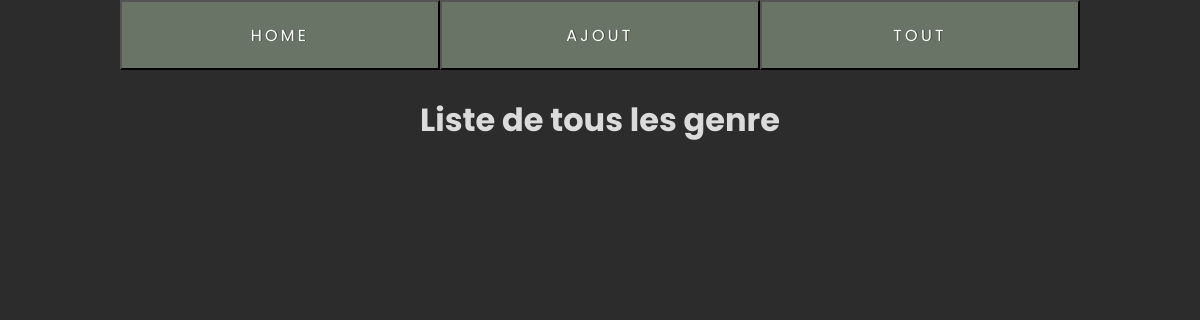
The page /projet/genre/all/ on the database as committed earlier.
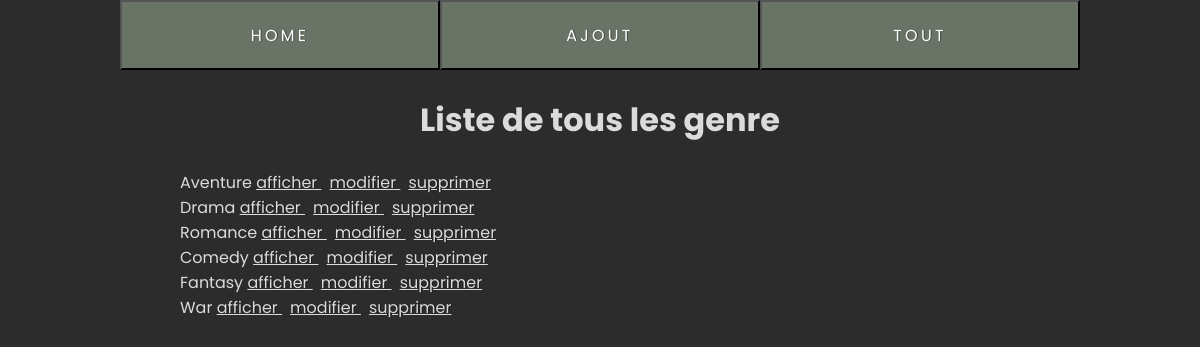
The same page on the database as committed later.
### projet/models.py (models this page shows, shortened)
class Genre(models.Model):
    nom = models.CharField(max_length=100, blank=False)
    description = models.TextField(null=True, blank=True)
    def __str__(self):
        return self.nom

### projet/genre_views.py (the view)
# urls.py: path('genre/all/', genre_views.all),
def all(request):
    all = list(models.Genre.objects.all())
    return render(request,"projet/genre/all.html",{"all": all})

### projet/templates/projet/genre/all.html (shortened to what this page needs)
{% extends "projet/genre/index.html" %}
{% block content %}
    <h1>Liste de tous les genre</h1>
    {% for genre in all %}
        <p> {{genre}}
            <a class="link" href="/projet/genre/affiche/{{genre.id}}"> afficher </a>
            <a class="link" href="/projet/genre/update/{{genre.id}}"> modifier </a>
            <a class="link" href="/projet/genre/delete/{{genre.id}}"> supprimer </a>
        </p>
    {%endfor%}
{% endblock %}

### projet/templates/projet/genre/index.html (shortened to what this page needs)
{% extends "projet/main.html" %}
{% block sidebar %}
<nav>
    <button><a class="selector" href="/projet/home">Home</a></button></br>
    <button><a class="selector" href="/projet/genre/ajout">Ajout</a></button></br>
    <button><a class="selector" href="/projet/genre/all">Tout</a></button></br>
</nav>
{% endblock %}

### projet/templates/projet/main.html (shortened to what this page needs)
<!DOCTYPE html>
<html lang="fr">
<head>
    {% load static %}
    <link rel="stylesheet" href="{%static 'projet/index.css'%}">
</head>
<body>
    <aside id="sidebar">
        {% block sidebar %}{% endblock %}
    </aside>
    <div class="block" id="content">
        {% block content %}{% endblock %}
    </div>
</body>
</html>

### projet/static/projet/index.css (style rules this page uses)
body { margin: 0; background-color: rgb(44, 44, 44); min-height: 100vh; display:flex; flex-direction:column; }
h1 { margin: 0; margin-left: 10%; margin-right: 10%; font-family: 'Poppins', sans-serif; background-color: rgb(44, 44, 44); padding-top: 26px; padding-bottom: 26px; color: #DBDBDB; font-size: 2em; display: flex; justify-content: center; }
nav { margin: 0; margin-left: 10%; margin-right: 10%; display: flex; text-align: center; padding: 0; width: 80%; background-color: rgb(44, 44, 44); position:relative; justify-content: space-around; }
button { margin: 0; background-color: #6A7466; width: 100%; height: 70px; }
.link { color: #DBDBDB; font-family: 'Poppins', sans-serif; position: relative; z-index: 2; text-shadow: 1px 0px rgba(0, 0, 0, 0.4); transition: color 200ms; transform-style: preserve-3d; margin-right: 8px; }
.selector { color: rgb(255, 255, 255); font-size: 16px; font-family: 'Poppins', sans-serif; display: block; padding-top: 8px; padding-bottom: 8px; text-transform: uppercase; position: relative; z-index: 2; text-shadow: 1px 0px rgba(0, 0, 0, 0.4); letter-spacing: .2em; text-decoration: none; transition: color 200ms; transform-style: preserve-3d; }
.block { margin: 0; background-color: rgb(44, 44, 44); min-height: 100vh; display:flex; flex-direction:column; }
p { font-family: 'Poppins', sans-serif; color: #DBDBDB; font-size: 16px; text-align: left; margin-left: 15%; margin-right: 15%; margin-top: 0; margin-bottom: 0; }

Rows that differ between the two databases and show on the page:
added Genre: nom "Aventure"
added Genre: nom "Drama"
added Genre: nom "Romance"
added Genre: nom "Comedy"
added Genre: nom "Fantasy"
added Genre: nom "War"
